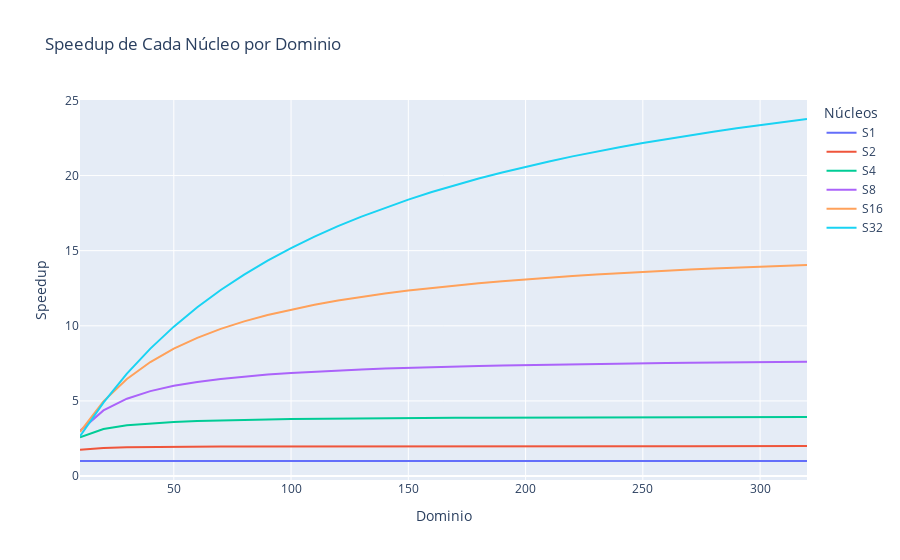

The cell this chart's notebook holds for it:
### Markdown cell above
## Speedup de cada núcleo en el dominio

### Code cell
fig = px.line(df, x='Dominio', y=['S1','S2', 'S4', 'S8','S16', 'S32'],
             labels={
                 'value': 'Speedup',
                 'variable': 'Núcleos'
             },
             title='Speedup de Cada Núcleo por Dominio')
fig.show()

### Figure 1 — Plotly figure (JSON) as saved in the notebook; plotly's stock layout.template omitted (floating-point values rounded to 4 significant figures)
{"data": [{"hovertemplate": "Núcleos=S1<br>Dominio=%{x}<br>Speedup=%{y}<extra></extra>", "legendgroup": "S1", "line": {"color": "#636efa", "dash": "solid"}, "mode": "lines", "name": "S1", "orientation": "v", "showlegend": true, "type": "scatter", "x": [10, 20, 30, 40, 50, 60, 70, 80, 90, 100, 110, 120, 130, 140, 150, 160, 170, 180, 190, 200, 210, 220, 230, 240, 250, 260, 270, 280, 290, 300, 310, 320], "xaxis": "x", "y": [1, 1, 1, 1, 1, 1, 1, 1, 1, 1, 1, 1, 1, 1, 1, 1, 1, 1, 1, 1, 1, 1, 1, 1, 1, 1, 1, 1, 1, 1, 1, 1], "yaxis": "y"}, {"hovertemplate": "Núcleos=S2<br>Dominio=%{x}<br>Speedup=%{y}<extra></extra>", "legendgroup": "S2", "line": {"color": "#EF553B", "dash": "solid"}, "mode": "lines", "name": "S2", "orientation": "v", "showlegend": true, "type": "scatter", "x": [10, 20, 30, 40, 50, 60, 70, 80, 90, 100, 110, 120, 130, 140, 150, 160, 170, 180, 190, 200, 210, 220, 230, 240, 250, 260, 270, 280, 290, 300, 310, 320], "xaxis": "x", "y": [1.756, 1.87, 1.912, 1.933, 1.946, 1.955, 1.961, 1.966, 1.97, 1.973, 1.975, 1.977, 1.979, 1.98, 1.982, 1.983, 1.984, 1.985, 1.986, 1.986, 1.987, 1.987, 1.988, 1.989, 1.989, 1.989, 1.99, 1.99, 1.99, 1.991, 1.991, 1.991], "yaxis": "y"}, {"hovertemplate": "Núcleos=S4<br>Dominio=%{x}<br>Speedup=%{y}<extra></extra>", "legendgroup": "S4", "line": {"color": "#00cc96", "dash": "solid"}, "mode": "lines", "name": "S4", "orientation": "v", "showlegend": true, "type": "scatter", "x": [10, 20, 30, 40, 50, 60, 70, 80, 90, 100, 110, 120, 130, 140, 150, 160, 170, 180, 190, 200, 210, 220, 230, 240, 250, 260, 270, 280, 290, 300, 310, 320], "xaxis": "x", "y": [2.573, 3.132, 3.376, 3.513, 3.601, 3.662, 3.706, 3.741, 3.768, 3.79, 3.808, 3.823, 3.836, 3.848, 3.857, 3.866, 3.874, 3.88, 3.887, 3.892, 3.897, 3.902, 3.906, 3.91, 3.913, 3.916, 3.92, 3.922, 3.925, 3.927, 3.93, 3.932], "yaxis": "y"}, {"hovertemplate": "Núcleos=S8<br>Dominio=%{x}<br>Speedup=%{y}<extra></extra>", "legendgroup": "S8", "line": {"color": "#ab63fa", "dash": "solid"}, "mode": "lines", "name": "S8", "orientation": "v", "showlegend": true, "type": "scatter", "x": [10, 20, 30, 40, 50, 60, 70, 80, 90, 100, 110, 120, 130, 140, 150, 160, 170, 180, 190, 200, 210, 220, 230, 240, 250, 260, 270, 280, 290, 300, 310, 320], "xaxis": "x", "y": [3.004, 4.367, 5.146, 5.65, 6.003, 6.263, 6.464, 6.623, 6.752, 6.859, 6.949, 7.026, 7.092, 7.15, 7.201, 7.247, 7.287, 7.323, 7.356, 7.386, 7.413, 7.438, 7.46, 7.481, 7.501, 7.519, 7.536, 7.551, 7.566, 7.58, 7.593, 7.605], "yaxis": "y"}, {"hovertemplate": "Núcleos=S16<br>Dominio=%{x}<br>Speedup=%{y}<extra></extra>", "legendgroup": "S16", "line": {"color": "#FFA15A", "dash": "solid"}, "mode": "lines", "name": "S16", "orientation": "v", "showlegend": true, "type": "scatter", "x": [10, 20, 30, 40, 50, 60, 70, 80, 90, 100, 110, 120, 130, 140, 150, 160, 170, 180, 190, 200, 210, 220, 230, 240, 250, 260, 270, 280, 290, 300, 310, 320], "xaxis": "x", "y": [2.943, 4.972, 6.455, 7.586, 8.478, 9.199, 9.794, 10.29, 10.72, 11.08, 11.4, 11.68, 11.93, 12.15, 12.35, 12.53, 12.69, 12.84, 12.97, 13.1, 13.21, 13.32, 13.41, 13.5, 13.59, 13.67, 13.74, 13.81, 13.88, 13.94, 14.0, 14.05], "yaxis": "y"}, {"hovertemplate": "Núcleos=S32<br>Dominio=%{x}<br>Speedup=%{y}<extra></extra>", "legendgroup": "S32", "line": {"color": "#19d3f3", "dash": "solid"}, "mode": "lines", "name": "S32", "orientation": "v", "showlegend": true, "type": "scatter", "x": [10, 20, 30, 40, 50, 60, 70, 80, 90, 100, 110, 120, 130, 140, 150, 160, 170, 180, 190, 200, 210, 220, 230, 240, 250, 260, 270, 280, 290, 300, 310, 320], "xaxis": "x", "y": [2.647, 4.889, 6.813, 8.482, 9.944, 11.23, 12.38, 13.41, 14.34, 15.17, 15.93, 16.63, 17.27, 17.86, 18.4, 18.9, 19.37, 19.8, 20.21, 20.59, 20.94, 21.28, 21.59, 21.89, 22.17, 22.43, 22.68, 22.92, 23.15, 23.36, 23.57, 23.76], "yaxis": "y"}], "layout": {"legend": {"title": {"text": "Núcleos"}, "tracegroupgap": 0}, "title": {"text": "Speedup de Cada Núcleo por Dominio"}, "xaxis": {"anchor": "y", "domain": [0, 1], "title": {"text": "Dominio"}}, "yaxis": {"anchor": "x", "domain": [0, 1], "title": {"text": "Speedup"}}}}
